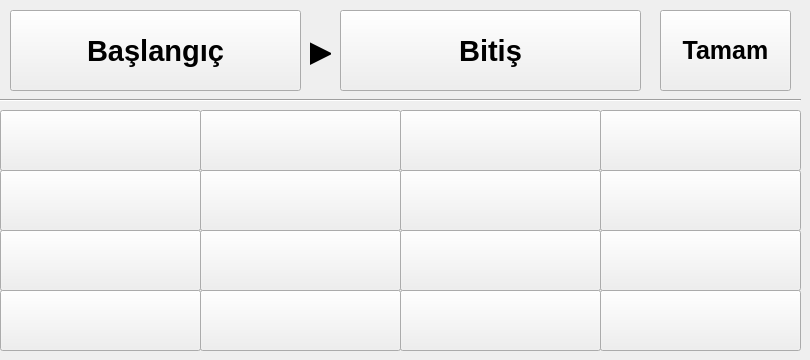
    <widget class="QWidget" name="ROUTE">
     <widget class="QPushButton" name="ROUTE_01">
      <property name="geometry">
       <rect>
        <x>0</x>
        <y>110</y>
        <width>201</width>
        <height>61</height>
       </rect>
      </property>
      <property name="font">
       <font>
        <pointsize>16</pointsize>
        <weight>75</weight>
        <italic>false</italic>
        <bold>true</bold>
       </font>
      </property>
      <property name="focusPolicy">
       <enum>Qt::NoFocus</enum>
      </property>
      <property name="autoFillBackground">
       <bool>false</bool>
      </property>
      <property name="locale">
       <locale language="Turkish" country="Turkey"/>
      </property>
      <property name="text">
       <string/>
      </property>
     </widget>
     <widget class="QPushButton" name="ROUTE_OK">
      <property name="geometry">
       <rect>
        <x>660</x>
        <y>10</y>
        <width>131</width>
        <height>81</height>
       </rect>
      </property>
      <property name="font">
       <font>
        <pointsize>19</pointsize>
        <weight>75</weight>
        <italic>false</italic>
        <bold>true</bold>
       </font>
      </property>
      <property name="focusPolicy">
       <enum>Qt::NoFocus</enum>
      </property>
      <property name="autoFillBackground">
       <bool>false</bool>
      </property>
      <property name="locale">
       <locale language="Turkish" country="Turkey"/>
      </property>
      <property name="text">
       <string>Tamam</string>
      </property>
     </widget>
     <widget class="QPushButton" name="ROUTE_02">
      <property name="geometry">
       <rect>
        <x>200</x>
        <y>110</y>
        <width>201</width>
        <height>61</height>
       </rect>
      </property>
      <property name="font">
       <font>
        <pointsize>16</pointsize>
        <weight>75</weight>
        <italic>false</italic>
        <bold>true</bold>
       </font>
      </property>
      <property name="focusPolicy">
       <enum>Qt::NoFocus</enum>
      </property>
      <property name="autoFillBackground">
       <bool>false</bool>
      </property>
      <property name="locale">
       <locale language="Turkish" country="Turkey"/>
      </property>
      <property name="text">
       <string/>
      </property>
     </widget>
     <widget class="QPushButton" name="ROUTE_03">
      <property name="geometry">
       <rect>
        <x>400</x>
        <y>110</y>
        <width>201</width>
        <height>61</height>
       </rect>
      </property>
      <property name="font">
       <font>
        <pointsize>16</pointsize>
        <weight>75</weight>
        <italic>false</italic>
        <bold>true</bold>
       </font>
      </property>
      <property name="focusPolicy">
       <enum>Qt::NoFocus</enum>
      </property>
      <property name="autoFillBackground">
       <bool>false</bool>
      </property>
      <property name="locale">
       <locale language="Turkish" country="Turkey"/>
      </property>
      <property name="text">
       <string/>
      </property>
     </widget>
     <widget class="QPushButton" name="ROUTE_04">
      <property name="geometry">
       <rect>
        <x>600</x>
        <y>110</y>
        <width>201</width>
        <height>61</height>
       </rect>
      </property>
      <property name="font">
       <font>
        <pointsize>16</pointsize>
        <weight>75</weight>
        <italic>false</italic>
        <bold>true</bold>
       </font>
      </property>
      <property name="focusPolicy">
       <enum>Qt::NoFocus</enum>
      </property>
      <property name="autoFillBackground">
       <bool>false</bool>
      </property>
      <property name="locale">
       <locale language="Turkish" country="Turkey"/>
      </property>
      <property name="text">
       <string/>
      </property>
     </widget>
     <widget class="QPushButton" name="ROUTE_08">
      <property name="geometry">
       <rect>
        <x>600</x>
        <y>170</y>
        <width>201</width>
        <height>61</height>
       </rect>
      </property>
      <property name="font">
       <font>
        <pointsize>16</pointsize>
        <weight>75</weight>
        <italic>false</italic>
        <bold>true</bold>
       </font>
      </property>
      <property name="focusPolicy">
       <enum>Qt::NoFocus</enum>
      </property>
      <property name="autoFillBackground">
       <bool>false</bool>
      </property>
      <property name="locale">
       <locale language="Turkish" country="Turkey"/>
      </property>
      <property name="text">
       <string/>
      </property>
     </widget>
     <widget class="QPushButton" name="ROUTE_05">
      <property name="geometry">
       <rect>
        <x>0</x>
        <y>170</y>
        <width>201</width>
        <height>61</height>
       </rect>
      </property>
      <property name="font">
       <font>
        <pointsize>16</pointsize>
        <weight>75</weight>
        <italic>false</italic>
        <bold>true</bold>
       </font>
      </property>
      <property name="focusPolicy">
       <enum>Qt::NoFocus</enum>
      </property>
      <property name="autoFillBackground">
       <bool>false</bool>
      </property>
      <property name="locale">
       <locale language="Turkish" country="Turkey"/>
      </property>
      <property name="text">
       <string/>
      </property>
     </widget>
     <widget class="QPushButton" name="ROUTE_06">
      <property name="geometry">
       <rect>
        <x>200</x>
        <y>170</y>
        <width>201</width>
        <height>61</height>
       </rect>
      </property>
      <property name="font">
       <font>
        <pointsize>16</pointsize>
        <weight>75</weight>
        <italic>false</italic>
        <bold>true</bold>
       </font>
      </property>
      <property name="focusPolicy">
       <enum>Qt::NoFocus</enum>
      </property>
      <property name="autoFillBackground">
       <bool>false</bool>
      </property>
      <property name="locale">
       <locale language="Turkish" country="Turkey"/>
      </property>
      <property name="text">
       <string/>
      </property>
     </widget>
     <widget class="QPushButton" name="ROUTE_07">
      <property name="geometry">
       <rect>
        <x>400</x>
        <y>170</y>
        <width>201</width>
        <height>61</height>
       </rect>
      </property>
      <property name="font">
       <font>
        <pointsize>16</pointsize>
        <weight>75</weight>
        <italic>false</italic>
        <bold>true</bold>
       </font>
      </property>
      <property name="focusPolicy">
       <enum>Qt::NoFocus</enum>
      </property>
      <property name="autoFillBackground">
       <bool>false</bool>
      </property>
      <property name="locale">
       <locale language="Turkish" country="Turkey"/>
      </property>
      <property name="text">
       <string/>
      </property>
     </widget>
     <widget class="QPushButton" name="ROUTE_12">
      <property name="geometry">
       <rect>
        <x>600</x>
        <y>230</y>
        <width>201</width>
        <height>61</height>
       </rect>
      </property>
      <property name="font">
       <font>
        <pointsize>16</pointsize>
        <weight>75</weight>
        <italic>false</italic>
        <bold>true</bold>
       </font>
      </property>
      <property name="focusPolicy">
       <enum>Qt::NoFocus</enum>
      </property>
      <property name="autoFillBackground">
       <bool>false</bool>
      </property>
      <property name="locale">
       <locale language="Turkish" country="Turkey"/>
      </property>
      <property name="text">
       <string/>
      </property>
     </widget>
     <widget class="QPushButton" name="ROUTE_09">
      <property name="geometry">
       <rect>
        <x>0</x>
        <y>230</y>
        <width>201</width>
        <height>61</height>
       </rect>
      </property>
      <property name="font">
       <font>
        <pointsize>16</pointsize>
        <weight>75</weight>
        <italic>false</italic>
        <bold>true</bold>
       </font>
      </property>
      <property name="focusPolicy">
       <enum>Qt::NoFocus</enum>
      </property>
      <property name="autoFillBackground">
       <bool>false</bool>
      </property>
      <property name="locale">
       <locale language="Turkish" country="Turkey"/>
      </property>
      <property name="text">
       <string/>
      </property>
     </widget>
     <widget class="QPushButton" name="ROUTE_11">
      <property name="geometry">
       <rect>
        <x>400</x>
        <y>230</y>
        <width>201</width>
        <height>61</height>
       </rect>
      </property>
      <property name="font">
       <font>
        <pointsize>16</pointsize>
        <weight>75</weight>
        <italic>false</italic>
        <bold>true</bold>
       </font>
      </property>
      <property name="focusPolicy">
       <enum>Qt::NoFocus</enum>
      </property>
      <property name="autoFillBackground">
       <bool>false</bool>
      </property>
      <property name="locale">
       <locale language="Turkish" country="Turkey"/>
      </property>
      <property name="text">
       <string/>
      </property>
     </widget>
     <widget class="QPushButton" name="ROUTE_10">
      <property name="geometry">
       <rect>
        <x>200</x>
        <y>230</y>
        <width>201</width>
        <height>61</height>
       </rect>
      </property>
      <property name="font">
       <font>
        <pointsize>16</pointsize>
        <weight>75</weight>
        <italic>false</italic>
        <bold>true</bold>
       </font>
      </property>
      <property name="focusPolicy">
       <enum>Qt::NoFocus</enum>
      </property>
      <property name="autoFillBackground">
       <bool>false</bool>
      </property>
      <property name="locale">
       <locale language="Turkish" country="Turkey"/>
      </property>
      <property name="text">
       <string/>
      </property>
     </widget>
     <widget class="QPushButton" name="ROUTE_14">
      <property name="geometry">
       <rect>
        <x>200</x>
        <y>290</y>
        <width>201</width>
        <height>61</height>
       </rect>
      </property>
      <property name="font">
       <font>
        <pointsize>16</pointsize>
        <weight>75</weight>
        <italic>false</italic>
        <bold>true</bold>
       </font>
      </property>
      <property name="focusPolicy">
       <enum>Qt::NoFocus</enum>
      </property>
      <property name="autoFillBackground">
       <bool>false</bool>
      </property>
      <property name="locale">
       <locale language="Turkish" country="Turkey"/>
      </property>
      <property name="text">
       <string/>
      </property>
     </widget>
     <widget class="QPushButton" name="ROUTE_16">
      <property name="geometry">
       <rect>
        <x>600</x>
        <y>290</y>
        <width>201</width>
        <height>61</height>
       </rect>
      </property>
      <property name="font">
       <font>
        <pointsize>16</pointsize>
        <weight>75</weight>
        <italic>false</italic>
        <bold>true</bold>
       </font>
      </property>
      <property name="focusPolicy">
       <enum>Qt::NoFocus</enum>
      </property>
      <property name="autoFillBackground">
       <bool>false</bool>
      </property>
      <property name="locale">
       <locale language="Turkish" country="Turkey"/>
      </property>
      <property name="text">
       <string/>
      </property>
     </widget>
     <widget class="QPushButton" name="ROUTE_13">
      <property name="geometry">
       <rect>
        <x>0</x>
        <y>290</y>
        <width>201</width>
        <height>61</height>
       </rect>
      </property>
      <property name="font">
       <font>
        <pointsize>16</pointsize>
        <weight>75</weight>
        <italic>false</italic>
        <bold>true</bold>
       </font>
      </property>
      <property name="focusPolicy">
       <enum>Qt::NoFocus</enum>
      </property>
      <property name="autoFillBackground">
       <bool>false</bool>
      </property>
      <property name="locale">
       <locale language="Turkish" country="Turkey"/>
      </property>
      <property name="text">
       <string/>
      </property>
     </widget>
     <widget class="QPushButton" name="ROUTE_15">
      <property name="geometry">
       <rect>
        <x>400</x>
        <y>290</y>
        <width>201</width>
        <height>61</height>
       </rect>
      </property>
      <property name="font">
       <font>
        <pointsize>16</pointsize>
        <weight>75</weight>
        <italic>false</italic>
        <bold>true</bold>
       </font>
      </property>
      <property name="focusPolicy">
       <enum>Qt::NoFocus</enum>
      </property>
      <property name="autoFillBackground">
       <bool>false</bool>
      </property>
      <property name="locale">
       <locale language="Turkish" country="Turkey"/>
      </property>
      <property name="text">
       <string/>
      </property>
     </widget>
     <widget class="QPushButton" name="ROUTE_DEPARTURE">
      <property name="geometry">
       <rect>
        <x>10</x>
        <y>10</y>
        <width>291</width>
        <height>81</height>
       </rect>
      </property>
      <property name="font">
       <font>
        <pointsize>22</pointsize>
        <weight>75</weight>
        <italic>false</italic>
        <bold>true</bold>
       </font>
      </property>
      <property name="focusPolicy">
       <enum>Qt::NoFocus</enum>
      </property>
      <property name="autoFillBackground">
       <bool>false</bool>
      </property>
      <property name="locale">
       <locale language="Turkish" country="Turkey"/>
      </property>
      <property name="text">
       <string>Başlangıç</string>
      </property>
     </widget>
     <widget class="QPushButton" name="ROUTE_DESTINATION">
      <property name="geometry">
       <rect>
        <x>340</x>
        <y>10</y>
        <width>301</width>
        <height>81</height>
       </rect>
      </property>
      <property name="font">
       <font>
        <pointsize>22</pointsize>
        <weight>75</weight>
        <italic>false</italic>
        <bold>true</bold>
       </font>
      </property>
      <property name="focusPolicy">
       <enum>Qt::NoFocus</enum>
      </property>
      <property name="autoFillBackground">
       <bool>false</bool>
      </property>
      <property name="locale">
       <locale language="Turkish" country="Turkey"/>
      </property>
      <property name="text">
       <string>Bitiş</string>
      </property>
     </widget>
     <widget class="QLabel" name="ROUTE_ARROW1">
      <property name="geometry">
       <rect>
        <x>310</x>
        <y>20</y>
        <width>21</width>
        <height>61</height>
       </rect>
      </property>
      <property name="font">
       <font>
        <pointsize>24</pointsize>
       </font>
      </property>
      <property name="text">
       <string>▶</string>
      </property>
      <property name="alignment">
       <set>Qt::AlignCenter</set>
      </property>
     </widget>
     <widget class="Line" name="line_3">
      <property name="geometry">
       <rect>
        <x>0</x>
        <y>90</y>
        <width>801</width>
        <height>20</height>
       </rect>
      </property>
      <property name="orientation">
       <enum>Qt::Horizontal</enum>
      </property>
     </widget>
    </widget>
